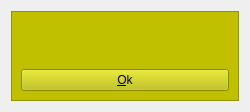
<?xml version="1.0" encoding="UTF-8"?>
<ui version="4.0">
 <class>FadeMessage</class>
 <widget class="QWidget" name="FadeMessage">
  <property name="geometry">
   <rect>
    <x>0</x>
    <y>0</y>
    <width>250</width>
    <height>112</height>
   </rect>
  </property>
  <property name="minimumSize">
   <size>
    <width>250</width>
    <height>0</height>
   </size>
  </property>
  <property name="maximumSize">
   <size>
    <width>250</width>
    <height>16777215</height>
   </size>
  </property>
  <property name="windowTitle">
   <string>Form</string>
  </property>
  <layout class="QVBoxLayout" name="verticalLayout_2">
   <item>
    <widget class="QFrame" name="frame">
     <property name="styleSheet">
      <string notr="true">background-color: rgb(192, 192, 0);</string>
     </property>
     <property name="frameShape">
      <enum>QFrame::StyledPanel</enum>
     </property>
     <property name="frameShadow">
      <enum>QFrame::Raised</enum>
     </property>
     <layout class="QVBoxLayout" name="verticalLayout">
      <item>
       <widget class="QLabel" name="lblMessage">
        <property name="text">
         <string/>
        </property>
        <property name="wordWrap">
         <bool>true</bool>
        </property>
       </widget>
      </item>
      <item>
       <widget class="QPushButton" name="pbOk">
        <property name="text">
         <string>&amp;Ok</string>
        </property>
        <property name="icon">
         <iconset resource="../../../resources/resources.qrc">
          <normaloff>:/aplicacion/images/ok.png</normaloff>:/aplicacion/images/ok.png</iconset>
        </property>
       </widget>
      </item>
     </layout>
    </widget>
   </item>
  </layout>
 </widget>
 <resources>
  <include location="../../../resources/resources.qrc"/>
  <include location="../../../resources/resources.qrc"/>
 </resources>
 <connections/>
</ui>
